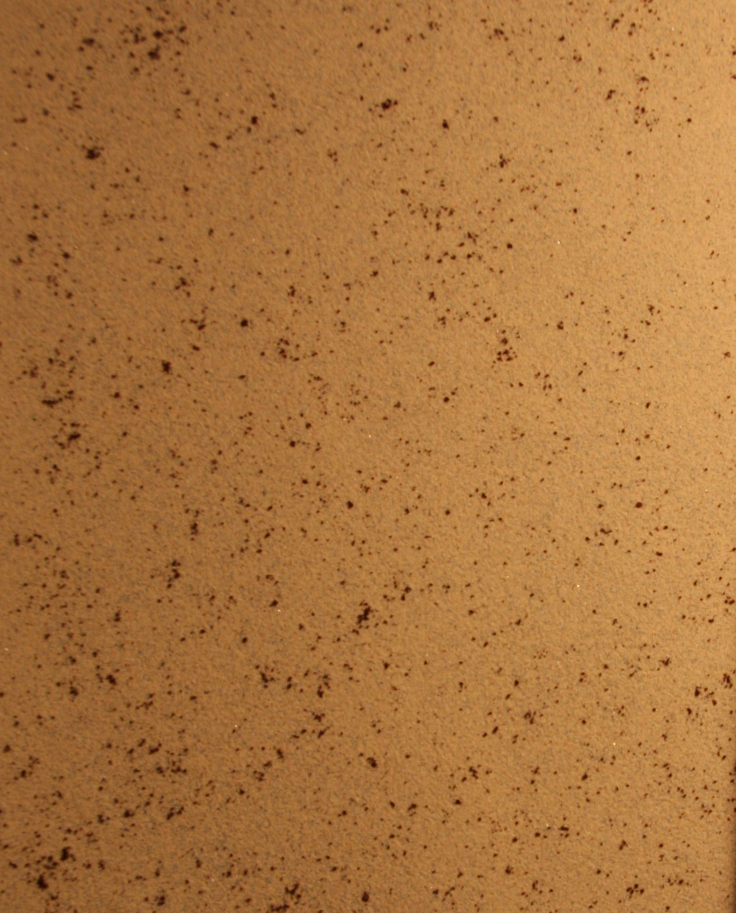
#> input picture IMG_0050.JPG, 1472 x 1826 px (shown at 1/2 size)
$ python calc_optical_flow.py   (Python 2 division)
#> lines starting #> are read from the running program, lines starting #| are printed output that depends on the picture
import cv2
import numpy as np

frame1 = cv2.imread('IMG_0050.JPG')
#> frame1 is the input picture: shape (1826, 1472, 3); mean B, G, R 62.7, 116.8, 170.8
frame2 = cv2.imread('IMG_0089.JPG')
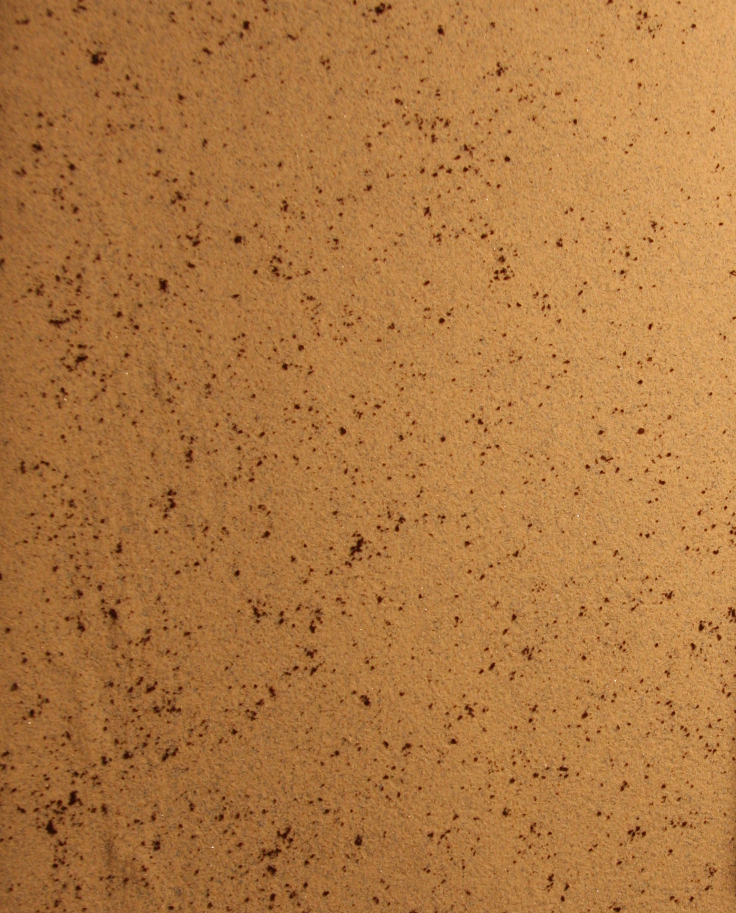
#> input picture IMG_0089.JPG, 1472 x 1826 px (shown at 1/2 size)
#> frame2 is the input picture: shape (1826, 1472, 3); mean B, G, R 65.1, 120.1, 175.1
frame3 = cv2.imread('IMG_0131.JPG')
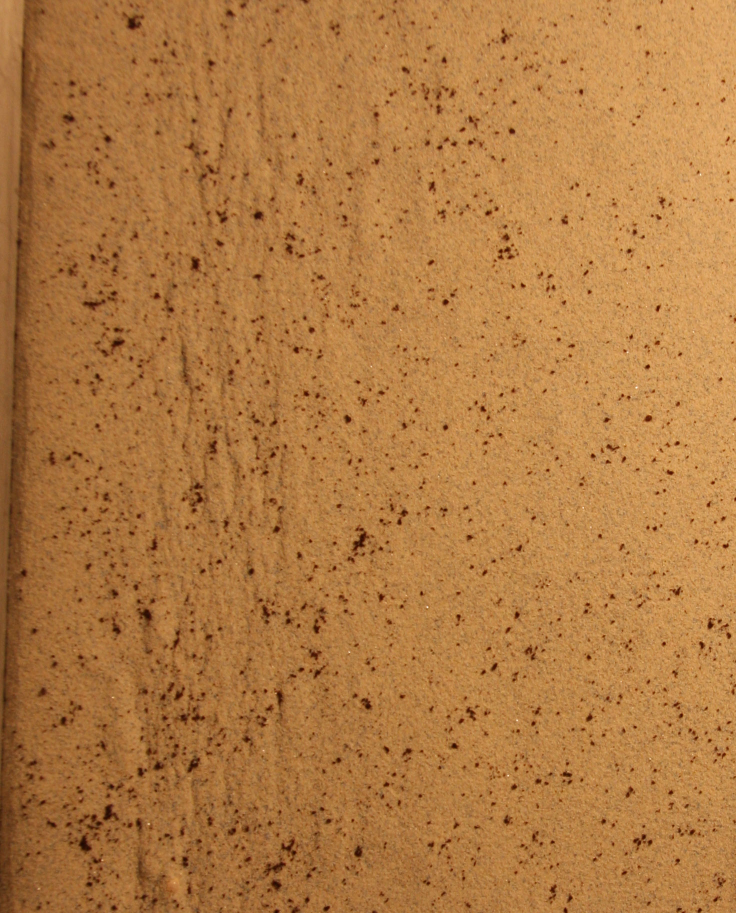
#> input picture IMG_0131.JPG, 1472 x 1826 px (shown at 1/2 size)
#> frame3 is the input picture: shape (1826, 1472, 3); mean B, G, R 66.9, 122.7, 177.1
gray1 = cv2.cvtColor(frame1, cv2.COLOR_BGR2GRAY)
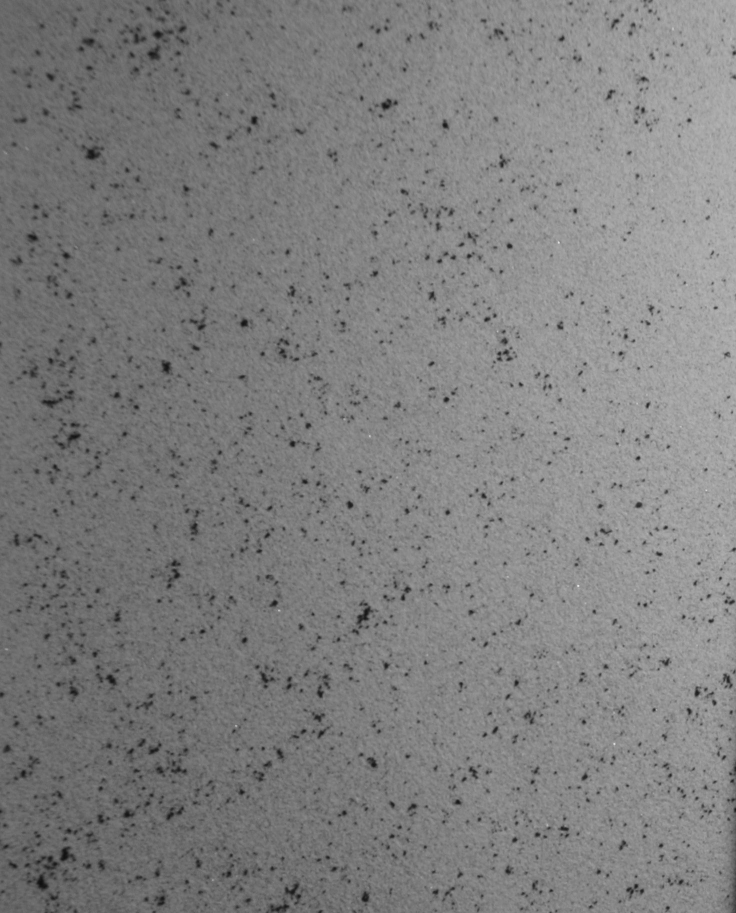
#> gray1: shape (1826, 1472) (shown at 1/2 size); min 14, max 242, mean 126.8
gray2 = cv2.cvtColor(frame2, cv2.COLOR_BGR2GRAY)
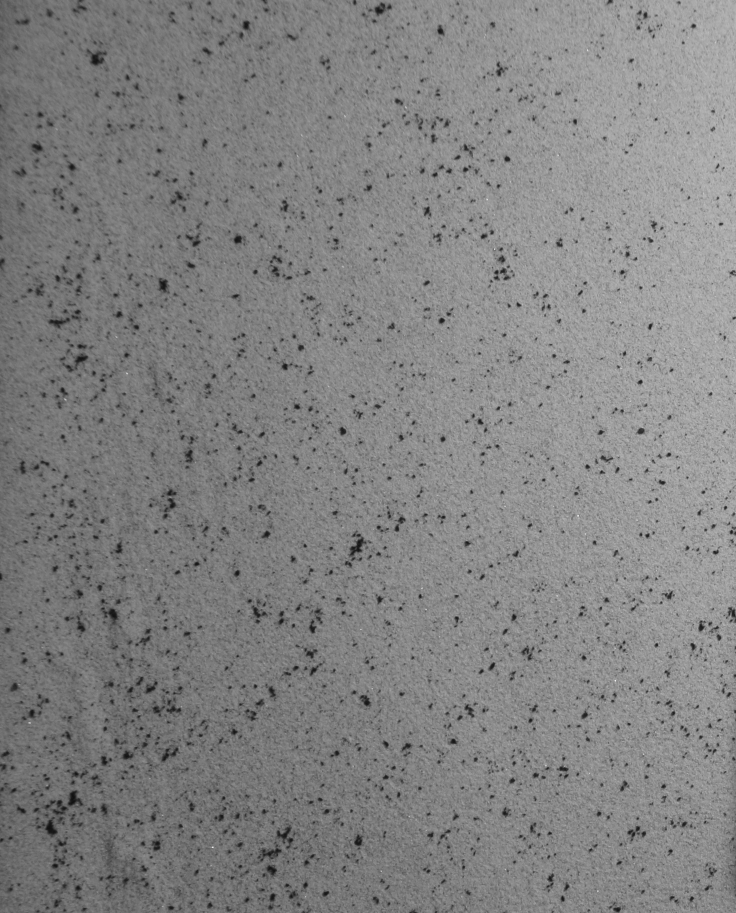
#> gray2: shape (1826, 1472) (shown at 1/2 size); min 14, max 249, mean 130.3
gray3 = cv2.cvtColor(frame3, cv2.COLOR_BGR2GRAY)
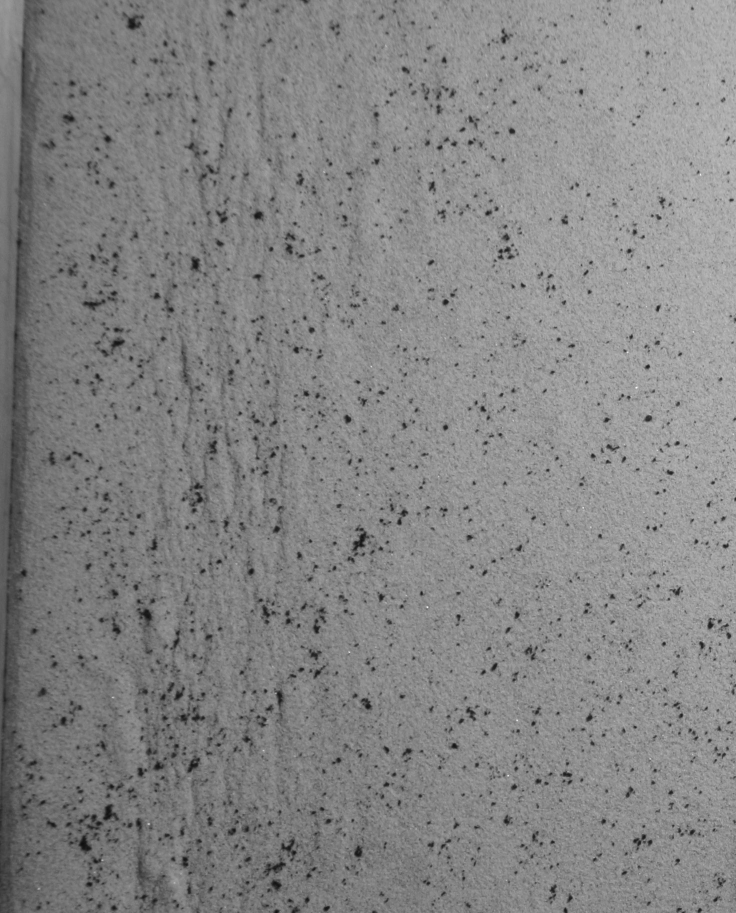
#> gray3: shape (1826, 1472) (shown at 1/2 size); min 14, max 247, mean 132.6

# print frame1.shape[:2][0]
# print frame1.shape[:2][1]

# Python: cv2.calcOpticalFlowFarneback(prev, next, pyr_scale, levels, winsize, iterations, poly_n, poly_sigma, flags[, flow])
    # prev - first 8-bit single-channel input image.
    # next - second input image of the same size and the same type as prev.
    # flow - computed flow image that has the same size as prev and type CV_32FC2.
    # pyr_scale - parameter, specifying the image scale (<1) to build pyramids for each image; pyr_scale=0.5 means a classical pyramid, where each next layer is twice smaller than the previous one.
    # levels - number of pyramid layers including the initial image; levels=1 means that no extra layers are created and only the original images are used.
    # winsize - averaging window size; larger values increase the algorithm robustness to image noise and give more chances for fast motion detection, but yield more blurred motion field.
    # iterations - number of iterations the algorithm does at each pyramid level.
    # poly_n - size of the pixel neighborhood used to find polynomial expansion in each pixel; larger values mean that the image will be approximated with smoother surfaces, yielding more robust algorithm and more blurred motion field, typically poly_n =5 or 7.
    # poly_sigma - standard deviation of the Gaussian that is used to smooth derivatives used as a basis for the polynomial expansion; for poly_n=5, you can set poly_sigma=1.1, for poly_n=7, a good value would be poly_sigma=1.5.
    # flags -
    # operation flags that can be a combination of the following:
    #
    # OPTFLOW_USE_INITIAL_FLOW uses the input flow as an initial flow approximation.
    # OPTFLOW_FARNEBACK_GAUSSIAN uses the Gaussian \texttt{winsize}\times\texttt{winsize} filter instead of a box filter of the same size for optical flow estimation; usually, this option gives z more accurate flow than with a box filter, at the cost of lower speed; normally, winsize for a Gaussian window should be set to a larger value to achieve the same level of robustness.

#> (the run stopped early here; a loop or call above may not have finished)
